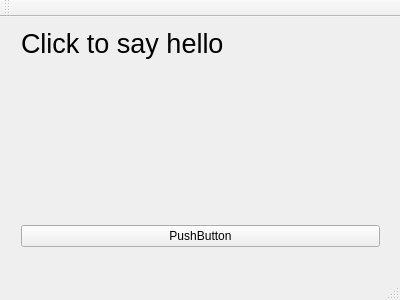
<?xml version="1.0" encoding="UTF-8"?>
<ui version="4.0">
 <class>MainWindow</class>
 <widget class="QMainWindow" name="MainWindow">
  <property name="geometry">
   <rect>
    <x>0</x>
    <y>0</y>
    <width>400</width>
    <height>300</height>
   </rect>
  </property>
  <property name="windowTitle">
   <string>MainWindow</string>
  </property>
  <widget class="QWidget" name="centralWidget">
   <widget class="QWidget" name="verticalLayoutWidget">
    <property name="geometry">
     <rect>
      <x>10</x>
      <y>0</y>
      <width>381</width>
      <height>241</height>
     </rect>
    </property>
    <layout class="QVBoxLayout" name="verticalLayout">
     <item>
      <widget class="QLabel" name="label">
       <property name="font">
        <font>
         <pointsize>20</pointsize>
        </font>
       </property>
       <property name="text">
        <string>Click to say hello</string>
       </property>
      </widget>
     </item>
     <item>
      <spacer name="verticalSpacer">
       <property name="orientation">
        <enum>Qt::Vertical</enum>
       </property>
       <property name="sizeHint" stdset="0">
        <size>
         <width>20</width>
         <height>40</height>
        </size>
       </property>
      </spacer>
     </item>
     <item>
      <widget class="QPushButton" name="pushButton">
       <property name="text">
        <string>PushButton</string>
       </property>
      </widget>
     </item>
    </layout>
   </widget>
  </widget>
  <widget class="QMenuBar" name="menuBar">
   <property name="geometry">
    <rect>
     <x>0</x>
     <y>0</y>
     <width>400</width>
     <height>23</height>
    </rect>
   </property>
  </widget>
  <widget class="QToolBar" name="mainToolBar">
   <attribute name="toolBarArea">
    <enum>TopToolBarArea</enum>
   </attribute>
   <attribute name="toolBarBreak">
    <bool>false</bool>
   </attribute>
  </widget>
  <widget class="QStatusBar" name="statusBar"/>
 </widget>
 <layoutdefault spacing="6" margin="11"/>
 <resources/>
 <connections/>
</ui>
